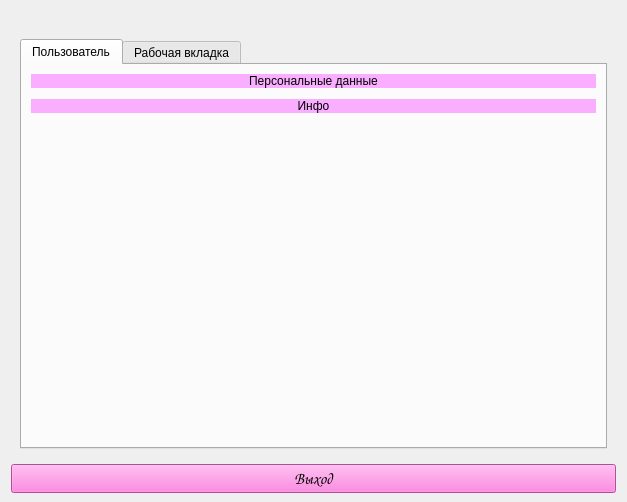
<?xml version="1.0" encoding="UTF-8"?>
<ui version="4.0">
 <class>Dialog</class>
 <widget class="QDialog" name="Dialog">
  <property name="geometry">
   <rect>
    <x>0</x>
    <y>0</y>
    <width>627</width>
    <height>502</height>
   </rect>
  </property>
  <property name="windowTitle">
   <string>Dialog</string>
  </property>
  <property name="styleSheet">
   <string notr="true">font: 12pt &quot;Comic Sans MS&quot;;</string>
  </property>
  <layout class="QVBoxLayout" name="verticalLayout_2">
   <property name="topMargin">
    <number>30</number>
   </property>
   <property name="bottomMargin">
    <number>9</number>
   </property>
   <item>
    <widget class="QStackedWidget" name="stackedWidget">
     <property name="styleSheet">
      <string notr="true">font: 12pt &quot;Comic Sans MS&quot;;</string>
     </property>
     <property name="currentIndex">
      <number>1</number>
     </property>
     <widget class="QWidget" name="page">
      <property name="styleSheet">
       <string notr="true">font: 10pt &quot;Comic Sans MS&quot;;</string>
      </property>
      <layout class="QVBoxLayout" name="verticalLayout_5">
       <item>
        <widget class="QTabWidget" name="tabWidget_2">
         <property name="styleSheet">
          <string notr="true">font: 10pt &quot;Comic Sans MS&quot;;</string>
         </property>
         <property name="tabPosition">
          <enum>QTabWidget::North</enum>
         </property>
         <property name="currentIndex">
          <number>0</number>
         </property>
         <widget class="QWidget" name="tab_5">
          <attribute name="title">
           <string>Пользователь</string>
          </attribute>
          <layout class="QVBoxLayout" name="verticalLayout_13">
           <item>
            <layout class="QVBoxLayout" name="verticalLayout_12" stretch="0,0,0,0,5">
             <item>
              <widget class="QLabel" name="label_13">
               <property name="styleSheet">
                <string notr="true">background-color: rgb(249, 174, 255);</string>
               </property>
               <property name="text">
                <string>Персональныe данные</string>
               </property>
               <property name="alignment">
                <set>Qt::AlignCenter</set>
               </property>
              </widget>
             </item>
             <item>
              <spacer name="verticalSpacer">
               <property name="orientation">
                <enum>Qt::Vertical</enum>
               </property>
               <property name="sizeType">
                <enum>QSizePolicy::Fixed</enum>
               </property>
               <property name="sizeHint" stdset="0">
                <size>
                 <width>20</width>
                 <height>5</height>
                </size>
               </property>
              </spacer>
             </item>
             <item>
              <layout class="QHBoxLayout" name="horizontalLayout_6">
               <item>
                <widget class="QLabel" name="lbl_role">
                 <property name="styleSheet">
                  <string notr="true">background-color: rgb(249, 174, 255);</string>
                 </property>
                 <property name="text">
                  <string>Инфо</string>
                 </property>
                 <property name="alignment">
                  <set>Qt::AlignCenter</set>
                 </property>
                </widget>
               </item>
              </layout>
             </item>
             <item alignment="Qt::AlignHCenter">
              <widget class="QLabel" name="label">
               <property name="text">
                <string/>
               </property>
               <property name="pixmap">
                <pixmap>../icons/person.jpg</pixmap>
               </property>
              </widget>
             </item>
             <item>
              <spacer name="verticalSpacer_4">
               <property name="orientation">
                <enum>Qt::Vertical</enum>
               </property>
               <property name="sizeHint" stdset="0">
                <size>
                 <width>20</width>
                 <height>10</height>
                </size>
               </property>
              </spacer>
             </item>
            </layout>
           </item>
          </layout>
         </widget>
         <widget class="QWidget" name="tab_6">
          <attribute name="title">
           <string>Рабочая вкладка</string>
          </attribute>
          <layout class="QVBoxLayout" name="verticalLayout_7">
           <item>
            <layout class="QVBoxLayout" name="verticalLayout_4">
             <item>
              <widget class="QLabel" name="label_3">
               <property name="font">
                <font>
                 <family>Comic Sans MS</family>
                 <pointsize>10</pointsize>
                 <weight>50</weight>
                 <italic>false</italic>
                 <bold>false</bold>
                </font>
               </property>
               <property name="styleSheet">
                <string notr="true">background-color: rgb(249, 174, 255);</string>
               </property>
               <property name="text">
                <string>Создание заказа</string>
               </property>
               <property name="alignment">
                <set>Qt::AlignCenter</set>
               </property>
              </widget>
             </item>
             <item>
              <spacer name="verticalSpacer_3">
               <property name="orientation">
                <enum>Qt::Vertical</enum>
               </property>
               <property name="sizeType">
                <enum>QSizePolicy::Minimum</enum>
               </property>
               <property name="sizeHint" stdset="0">
                <size>
                 <width>20</width>
                 <height>5</height>
                </size>
               </property>
              </spacer>
             </item>
             <item>
              <layout class="QHBoxLayout" name="horizontalLayout_3">
               <item>
                <widget class="QLabel" name="label_6">
                 <property name="font">
                  <font>
                   <family>Comic Sans MS</family>
                   <pointsize>10</pointsize>
                   <weight>50</weight>
                   <italic>false</italic>
                   <bold>false</bold>
                  </font>
                 </property>
                 <property name="styleSheet">
                  <string notr="true">background-color: rgb(249, 174, 255);</string>
                 </property>
                 <property name="text">
                  <string>Услуга:</string>
                 </property>
                </widget>
               </item>
               <item>
                <widget class="QLineEdit" name="edit_service"/>
               </item>
              </layout>
             </item>
             <item>
              <layout class="QHBoxLayout" name="horizontalLayout_2">
               <item>
                <widget class="QLabel" name="label_5">
                 <property name="font">
                  <font>
                   <family>Comic Sans MS</family>
                   <pointsize>10</pointsize>
                   <weight>50</weight>
                   <italic>false</italic>
                   <bold>false</bold>
                  </font>
                 </property>
                 <property name="styleSheet">
                  <string notr="true">background-color: rgb(249, 174, 255);</string>
                 </property>
                 <property name="text">
                  <string>Клиент:</string>
                 </property>
                </widget>
               </item>
               <item>
                <widget class="QLineEdit" name="edit_client"/>
               </item>
              </layout>
             </item>
            </layout>
           </item>
           <item>
            <widget class="QPushButton" name="btn_add_order">
             <property name="minimumSize">
              <size>
               <width>0</width>
               <height>40</height>
              </size>
             </property>
             <property name="font">
              <font>
               <family>Comic Sans MS</family>
               <pointsize>10</pointsize>
               <weight>50</weight>
               <italic>false</italic>
               <bold>false</bold>
              </font>
             </property>
             <property name="styleSheet">
              <string notr="true">background-color: rgb(255, 105, 220);</string>
             </property>
             <property name="text">
              <string>Сформировать заказ</string>
             </property>
            </widget>
           </item>
           <item>
            <spacer name="verticalSpacer_9">
             <property name="orientation">
              <enum>Qt::Vertical</enum>
             </property>
             <property name="sizeHint" stdset="0">
              <size>
               <width>20</width>
               <height>10</height>
              </size>
             </property>
            </spacer>
           </item>
           <item>
            <widget class="QPushButton" name="btn_ord">
             <property name="font">
              <font>
               <family>Comic Sans MS</family>
               <pointsize>10</pointsize>
               <weight>50</weight>
               <italic>false</italic>
               <bold>false</bold>
              </font>
             </property>
             <property name="styleSheet">
              <string notr="true">background-color: rgb(255, 105, 220);</string>
             </property>
             <property name="text">
              <string>Заказы</string>
             </property>
            </widget>
           </item>
           <item>
            <widget class="QPushButton" name="btn_wh">
             <property name="styleSheet">
              <string notr="true">background-color: rgb(255, 105, 220);</string>
             </property>
             <property name="text">
              <string>Склад</string>
             </property>
            </widget>
           </item>
          </layout>
         </widget>
        </widget>
       </item>
      </layout>
     </widget>
     <widget class="QWidget" name="page_2">
      <property name="styleSheet">
       <string notr="true">font: 10pt &quot;Comic Sans MS&quot;;</string>
      </property>
      <layout class="QVBoxLayout" name="verticalLayout_6">
       <item>
        <widget class="QTabWidget" name="tabWidget_3">
         <property name="styleSheet">
          <string notr="true">font: 10pt &quot;Comic Sans MS&quot;;</string>
         </property>
         <property name="tabPosition">
          <enum>QTabWidget::North</enum>
         </property>
         <property name="currentIndex">
          <number>0</number>
         </property>
         <widget class="QWidget" name="tab_7">
          <property name="styleSheet">
           <string notr="true">font: 10pt &quot;Comic Sans MS&quot;;</string>
          </property>
          <attribute name="title">
           <string>Пользователь</string>
          </attribute>
          <layout class="QVBoxLayout" name="verticalLayout_15">
           <item>
            <layout class="QVBoxLayout" name="verticalLayout_14" stretch="0,0,0,0,5">
             <item>
              <widget class="QLabel" name="label_14">
               <property name="styleSheet">
                <string notr="true">background-color: rgb(249, 174, 255);</string>
               </property>
               <property name="text">
                <string>Персональные данные</string>
               </property>
               <property name="alignment">
                <set>Qt::AlignCenter</set>
               </property>
              </widget>
             </item>
             <item>
              <spacer name="verticalSpacer_6">
               <property name="orientation">
                <enum>Qt::Vertical</enum>
               </property>
               <property name="sizeType">
                <enum>QSizePolicy::Fixed</enum>
               </property>
               <property name="sizeHint" stdset="0">
                <size>
                 <width>20</width>
                 <height>5</height>
                </size>
               </property>
              </spacer>
             </item>
             <item>
              <layout class="QHBoxLayout" name="horizontalLayout_4">
               <item>
                <widget class="QLabel" name="lbl_role2">
                 <property name="styleSheet">
                  <string notr="true">background-color: rgb(249, 174, 255);</string>
                 </property>
                 <property name="text">
                  <string>Инфо</string>
                 </property>
                 <property name="alignment">
                  <set>Qt::AlignCenter</set>
                 </property>
                </widget>
               </item>
              </layout>
             </item>
             <item alignment="Qt::AlignHCenter">
              <widget class="QLabel" name="label_2">
               <property name="text">
                <string/>
               </property>
               <property name="pixmap">
                <pixmap>../icons/person.jpg</pixmap>
               </property>
              </widget>
             </item>
             <item>
              <spacer name="verticalSpacer_5">
               <property name="orientation">
                <enum>Qt::Vertical</enum>
               </property>
               <property name="sizeHint" stdset="0">
                <size>
                 <width>20</width>
                 <height>10</height>
                </size>
               </property>
              </spacer>
             </item>
            </layout>
           </item>
          </layout>
         </widget>
         <widget class="QWidget" name="tab_9">
          <attribute name="title">
           <string>Рабочая вкладка</string>
          </attribute>
          <layout class="QVBoxLayout" name="verticalLayout_17">
           <item>
            <widget class="QLabel" name="label_9">
             <property name="styleSheet">
              <string notr="true">background-color: rgb(249, 174, 255);</string>
             </property>
             <property name="text">
              <string>Добавление на склад</string>
             </property>
             <property name="alignment">
              <set>Qt::AlignCenter</set>
             </property>
            </widget>
           </item>
           <item>
            <spacer name="verticalSpacer_7">
             <property name="orientation">
              <enum>Qt::Vertical</enum>
             </property>
             <property name="sizeType">
              <enum>QSizePolicy::Fixed</enum>
             </property>
             <property name="sizeHint" stdset="0">
              <size>
               <width>20</width>
               <height>10</height>
              </size>
             </property>
            </spacer>
           </item>
           <item>
            <layout class="QHBoxLayout" name="horizontalLayout">
             <item>
              <widget class="QLabel" name="label_4">
               <property name="styleSheet">
                <string notr="true">background-color: rgb(249, 174, 255);</string>
               </property>
               <property name="text">
                <string>Тип</string>
               </property>
              </widget>
             </item>
             <item>
              <widget class="QLineEdit" name="edit_type"/>
             </item>
            </layout>
           </item>
           <item>
            <layout class="QHBoxLayout" name="horizontalLayout_5">
             <item>
              <widget class="QLabel" name="label_7">
               <property name="styleSheet">
                <string notr="true">background-color: rgb(249, 174, 255);</string>
               </property>
               <property name="text">
                <string>Наименование</string>
               </property>
              </widget>
             </item>
             <item>
              <widget class="QLineEdit" name="edit_name"/>
             </item>
            </layout>
           </item>
           <item>
            <layout class="QHBoxLayout" name="horizontalLayout_7">
             <item>
              <widget class="QLabel" name="label_8">
               <property name="styleSheet">
                <string notr="true">background-color: rgb(249, 174, 255);</string>
               </property>
               <property name="text">
                <string>Количество</string>
               </property>
              </widget>
             </item>
             <item>
              <widget class="QSpinBox" name="edit_count"/>
             </item>
            </layout>
           </item>
           <item>
            <widget class="QPushButton" name="btn_add_wh">
             <property name="styleSheet">
              <string notr="true">background-color: rgb(255, 105, 220);</string>
             </property>
             <property name="text">
              <string>Добавить на склад</string>
             </property>
            </widget>
           </item>
           <item>
            <spacer name="verticalSpacer_8">
             <property name="orientation">
              <enum>Qt::Vertical</enum>
             </property>
             <property name="sizeHint" stdset="0">
              <size>
               <width>20</width>
               <height>40</height>
              </size>
             </property>
            </spacer>
           </item>
           <item>
            <widget class="QPushButton" name="btn_wh_2">
             <property name="styleSheet">
              <string notr="true">background-color: rgb(255, 105, 220);</string>
             </property>
             <property name="text">
              <string>Склад</string>
             </property>
            </widget>
           </item>
           <item>
            <widget class="QPushButton" name="btn_ord_2">
             <property name="styleSheet">
              <string notr="true">background-color: rgb(255, 105, 220);</string>
             </property>
             <property name="text">
              <string>Заказы</string>
             </property>
            </widget>
           </item>
          </layout>
         </widget>
        </widget>
       </item>
      </layout>
     </widget>
    </widget>
   </item>
   <item>
    <widget class="QPushButton" name="btn_exit">
     <property name="font">
      <font>
       <family>Comic Sans MS</family>
       <pointsize>12</pointsize>
       <weight>50</weight>
       <italic>false</italic>
       <bold>false</bold>
       <kerning>true</kerning>
      </font>
     </property>
     <property name="styleSheet">
      <string notr="true">background-color: rgb(255, 105, 220);</string>
     </property>
     <property name="text">
      <string>Выход</string>
     </property>
    </widget>
   </item>
  </layout>
 </widget>
 <resources/>
 <connections/>
</ui>
